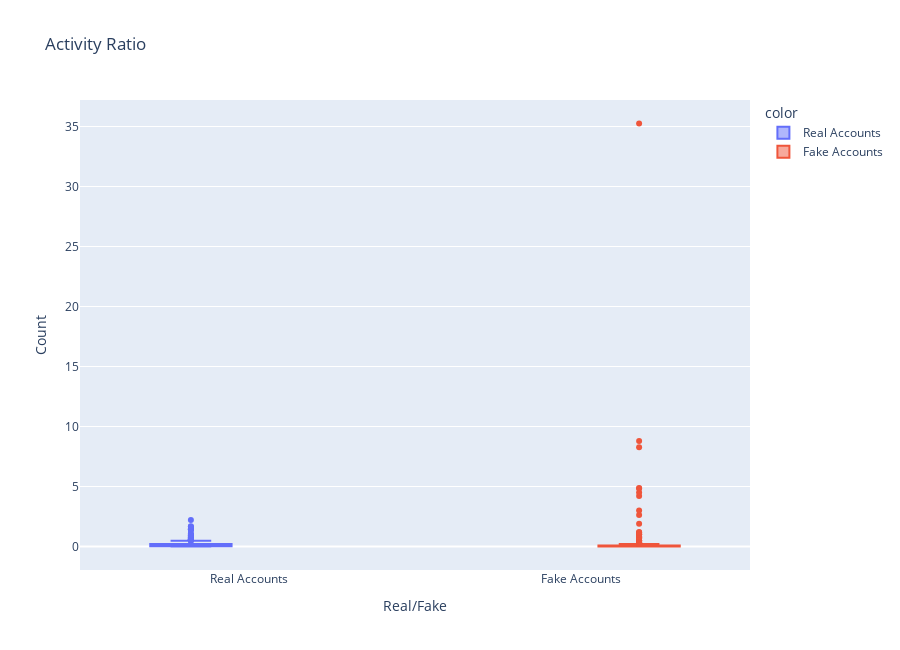

Notebook code for this chart:
### Markdown cell above
## Insights 💡

Upon visualizing the new features 'Activity Ratio' and '#Followers > #Follows' and their relationship with the target variable 'fake', another relevant pattern emerged:

- **Followers vs. Follows Ratio:** The majority of accounts that follow more people than they are followed by tend to be fake accounts, whereas accounts with more followers than following tend to be real accounts. This observation validates our prior deduction and provides further evidence that this feature is relevant for predicting the authenticity of Instagram accounts.

This insight adds to our understanding of the distinguishing characteristics between real and fake accounts and reinforces the importance of feature engineering in improving the predictive performance of our models.

### Code cell
# Plotting Activity Ratio plot
fig = px.box(train, x='fake', y='activity ratio', color = newdf['fake'], title = "Activity Ratio")

fig.update_layout(xaxis_title="Real/Fake", yaxis_title='Count', xaxis=dict(tickmode='array',
                                                                               tickvals=[0, 1],
                                                                               ticktext=['Real Accounts', 'Fake Accounts']
                                                                               ),
                     height = 650)

# Show the plot
fig.show()

### Figure 1 — Plotly figure (JSON) as saved in the notebook; plotly's stock layout.template omitted (floating-point values rounded to 4 significant figures; data arrays with more than 128 entries replaced by an {"elided": "..."} marker saying what was removed)
{"data": [{"alignmentgroup": "True", "hovertemplate": "color=Real Accounts<br>fake=%{x}<br>activity ratio=%{y}<extra></extra>", "legendgroup": "Real Accounts", "marker": {"color": "#636efa"}, "name": "Real Accounts", "notched": false, "offsetgroup": "Real Accounts", "orientation": "v", "showlegend": true, "type": "box", "x": {"elided": "287 int values"}, "x0": " ", "xaxis": "x", "y": {"elided": "287 float values"}, "y0": " ", "yaxis": "y"}, {"alignmentgroup": "True", "hovertemplate": "color=Fake Accounts<br>fake=%{x}<br>activity ratio=%{y}<extra></extra>", "legendgroup": "Fake Accounts", "marker": {"color": "#EF553B"}, "name": "Fake Accounts", "notched": false, "offsetgroup": "Fake Accounts", "orientation": "v", "showlegend": true, "type": "box", "x": {"elided": "287 int values"}, "x0": " ", "xaxis": "x", "y": {"elided": "287 float values"}, "y0": " ", "yaxis": "y"}], "layout": {"boxmode": "group", "height": 650, "legend": {"title": {"text": "color"}, "tracegroupgap": 0}, "title": {"text": "Activity Ratio"}, "xaxis": {"anchor": "y", "domain": [0, 1], "tickmode": "array", "ticktext": ["Real Accounts", "Fake Accounts"], "tickvals": [0, 1], "title": {"text": "Real/Fake"}}, "yaxis": {"anchor": "x", "domain": [0, 1], "title": {"text": "Count"}}}}
